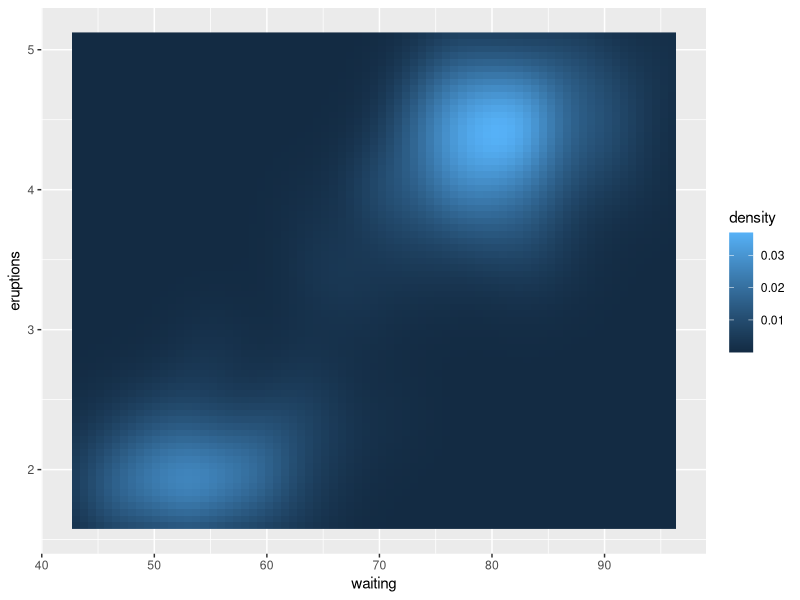

Write the R code that produced this figure.
## ---- chunk 1
library(ggplot2)
## ---- chunk 2
ggplot(faithfuld, aes(waiting, eruptions)) + 
  geom_raster(aes(fill = density))
